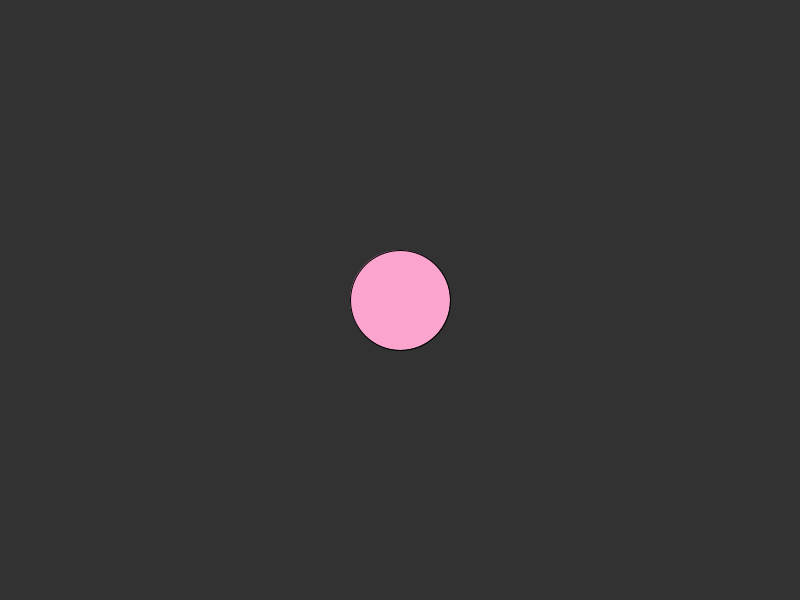
Frame 1 (no input)
Frame 60 (the mouse pressed at the canvas centre just before this capture): identical to frame 1, image omitted
Frame 120 (the mouse held since frame 60 and released just before this capture): identical to frame 1, image omitted

The Processing sketch that drew this single still picture (run headless with seeded random() and noise(); from frame 60 on, the mouse is pressed at the canvas centre):

// Processing sketch: keypressedcolourarrays
// ── keypressedcolourarrays.pde
color[] rainbow = {#FAA4CE, #BF6A93, #F7077C, #FADEEC, #A22C65};
int selectedcolor;

void setup() {
  size(800, 600);
}

void draw() {
  background(50);
  fill(rainbow[selectedcolor]);
  circle(400, 300, 100);
  println(selectedcolor);
}

void keyPressed() {
  //voidpressed cant return a value
  if (key == 'a') {
    selectedcolor++;
    if (selectedcolor > 4) {
      selectedcolor = 0;
    }
  }
  //need brackets here bc cant press two keys at once)
  if (key == 's') {
    selectedcolor--;
    if (selectedcolor < 0) {
      selectedcolor = 4;
      // if key 's' is pressed, the color pattern will go backwards until it is smaller than the first number, then it will start back at the largest number (color))
    }
  }
}
